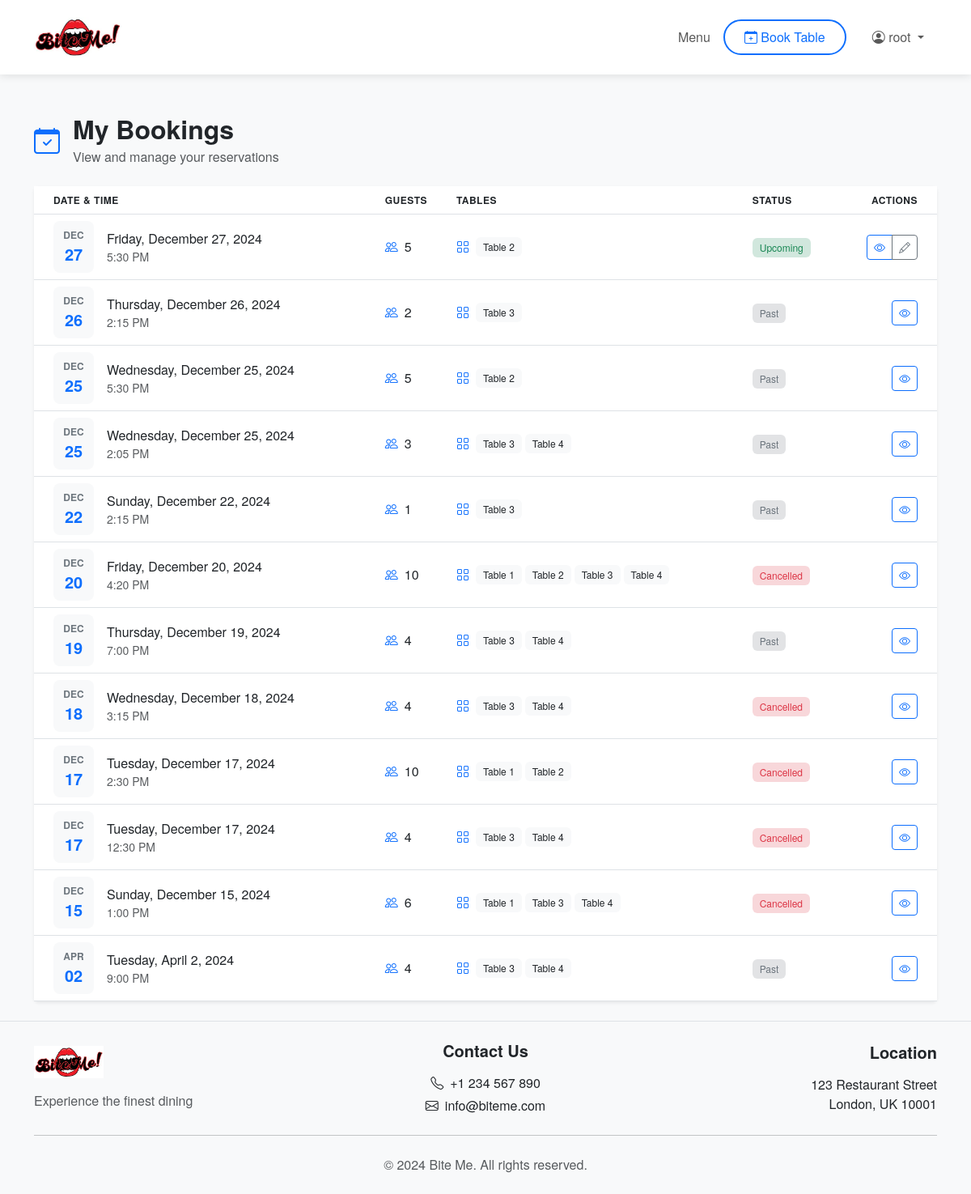
The app's page /my-bookings/ (signed in), older data.
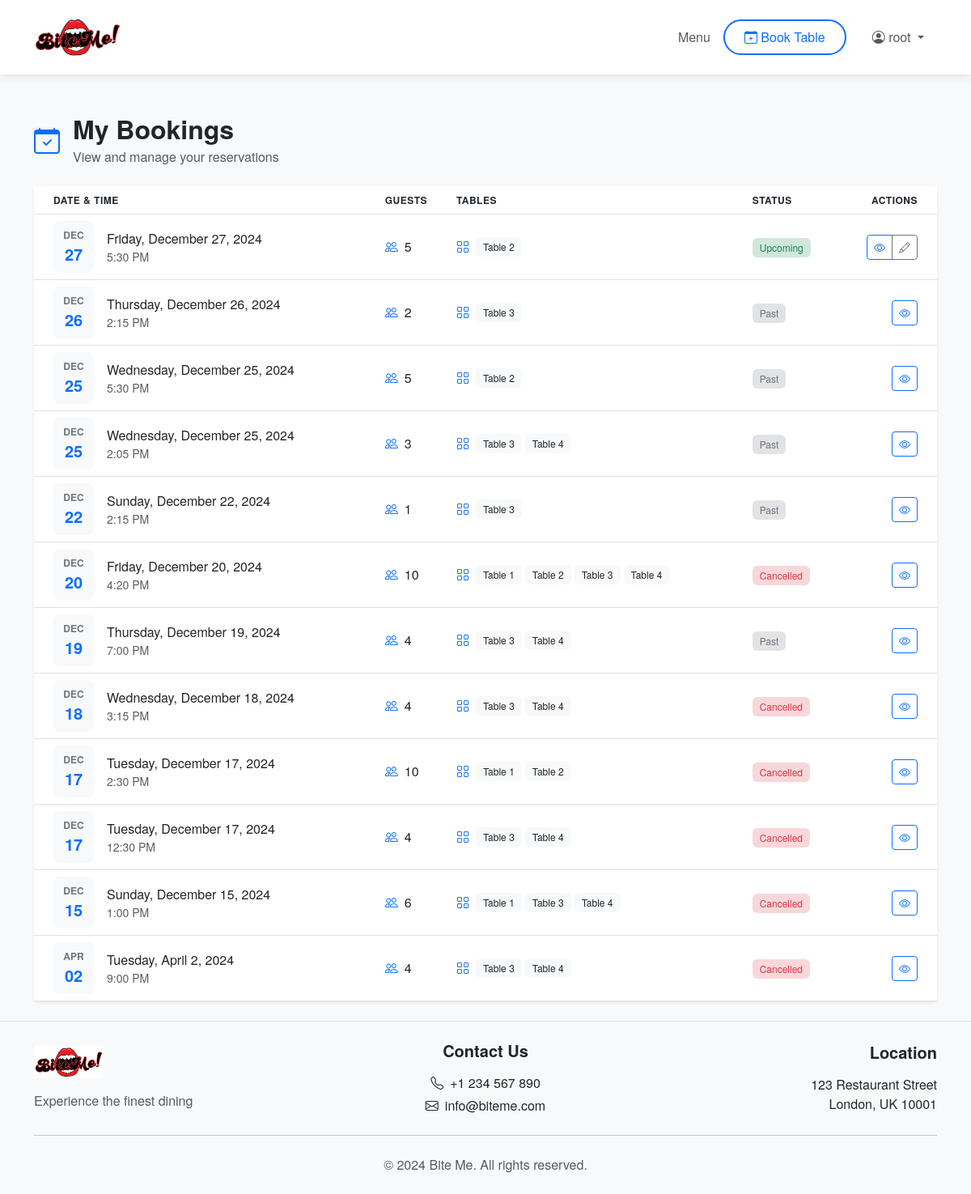
The same page, newer data.
### booking/models.py (models this page shows, shortened)
class Reservation(models.Model):
    user = models.ForeignKey(User, on_delete=models.CASCADE, related_name='reservations')
    date = models.DateField()
    time = models.TimeField()
    guests = models.IntegerField()
    tables = models.ManyToManyField(Table, related_name='reservations', blank=True)
    created_at = models.DateTimeField(default=timezone.now)
    canceled = models.BooleanField(default=False)

class Table(models.Model):
    number = models.CharField(max_length=10)
    capacity = models.IntegerField()
    class Meta:
        ordering = ['number']

### booking/views.py (the view)
# urls.py: path('my-bookings/', my_bookings_view, name='my_bookings'),
@login_required
def my_bookings_view(request):
    reservations = request.user.reservations.all().order_by('-date', '-time')
    context = {
        'reservations': reservations,
        'today': datetime.now().date()
    }
    return render(request, 'booking/bookings_list.html', context)

### booking/templates/booking/bookings_list.html (shortened to what this page needs)
{% extends 'booking/base.html' %}
{% load static %}
{% block content %}
<div class="container py-4">
    <div class="row mb-4">
        <div class="col-12">
            <div class="d-flex align-items-center">
                <i class="bi bi-calendar-check fs-2 text-primary me-3"></i>
                <div>
                    <h2 class="mb-1">My Bookings</h2>
                    <p class="text-muted mb-0">View and manage your reservations</p>
                </div>
            </div>
        </div>
    </div>
    <div class="card border-0 shadow-sm">
        <div class="table-responsive">
            <table class="table table-hover align-middle mb-0">
                <thead class="bg-light">
                    <tr>
                        <th class="ps-4">Date & Time</th>
                        <th>Guests</th>
                        <th>Tables</th>
                        <th>Status</th>
                        <th class="text-end pe-4">Actions</th>
                    </tr>
                </thead>
                <tbody>
                    {% for reservation in reservations %}
                        <tr>
                            <td class="ps-4">
                                <div class="d-flex align-items-center">
                                    <div class="date-badge me-3">
                                        <div class="month">{{ reservation.date|date:"M" }}</div>
                                        <div class="day">{{ reservation.date|date:"d" }}</div>
                                    </div>
                                    <div>
                                        <div class="fw-medium">{{ reservation.date|date:"l, F j, Y" }}</div>
                                        <div class="small text-muted">{{ reservation.time|time:"g:i A" }}</div>
                                    </div>
                                </div>
                            </td>
                            <td>
                                <div class="d-flex align-items-center">
                                    <i class="bi bi-people text-primary me-2"></i>
                                    {{ reservation.guests }}
                                </div>
                            </td>
                            <td>
                                <div class="d-flex align-items-center">
                                    <i class="bi bi-grid text-primary me-2"></i>
                                    {% for table in reservation.tables.all %}
                                        <span class="badge bg-light text-dark me-1">Table {{ table.number }}</span>
                                    {% empty %}
                                        <span class="text-muted">No tables assigned</span>
                                    {% endfor %}
                                </div>
                            </td>
                            <td>
                                {% if reservation.canceled %}
                                    <span class="badge bg-danger-subtle text-danger">Cancelled</span>
                                {% elif reservation.date < today %}
                                    <span class="badge bg-secondary-subtle text-secondary">Past</span>
                                {% else %}
                                    <span class="badge bg-success-subtle text-success">Upcoming</span>
                                {% endif %}
                            </td>
                            <td class="text-end pe-4">
                                <div class="btn-group">
                                    <a href="{% url 'booking_detail' reservation.pk %}"
                                       class="btn btn-sm btn-outline-primary">
                                        <i class="bi bi-eye"></i>
                                    </a>
                                    {% if not reservation.canceled and reservation.date >= today %}
                                        <a href="{% url 'modify_reservation' reservation.pk %}"
                                           class="btn btn-sm btn-outline-secondary">
                                            <i class="bi bi-pencil"></i>
                                        </a>
                                    {% endif %}
                                </div>
                            </td>
                        </tr>
                    {% endfor %}
                </tbody>
            </table>
        </div>
    </div>
</div>
{% endblock %}

### booking/templates/booking/base.html (shortened to what this page needs)
{% load static %}
<!DOCTYPE html>
<html lang="en">
<head>
    <link rel="stylesheet" href="https://cdn.jsdelivr.net/npm/bootstrap@5.3.0/dist/css/bootstrap.min.css">
    <link rel="stylesheet" href="{% static 'css/style.css' %}">
    <link rel="stylesheet" href="https://cdn.jsdelivr.net/npm/bootstrap-icons@1.11.3/font/bootstrap-icons.min.css">
</head>
<body class="d-flex flex-column min-vh-100">
    <header class="header-main">
        <nav class="navbar navbar-expand-lg navbar-light">
            <div class="container">
                <a class="navbar-brand" href="{% url 'index' %}">
                    <img src="{% static 'img/logo.webp' %}" alt="Bite Me Logo" height="50">
                </a>
                <div class="collapse navbar-collapse justify-content-end" id="navbarNav">
                    <ul class="navbar-nav align-items-center">
                        <li class="nav-item">
                            <a class="nav-link" href="{% url 'menu' %}">Menu</a>
                        </li>
                        {% if user.is_authenticated %}
                            <li class="nav-item">
                                <a class="nav-link book-table-btn" href="{% url 'book' %}">
                                    <i class="bi bi-calendar-plus"></i> Book Table
                                </a>
                            </li>
                            <li class="nav-item dropdown">
                                <a class="nav-link dropdown-toggle" href="#" id="navbarDropdown" role="button"
                                   data-bs-toggle="dropdown" aria-expanded="false">
                                    <i class="bi bi-person-circle"></i> {{ user.username }}
                                </a>
                            </li>
                        {% endif %}
                    </ul>
                </div>
            </div>
        </nav>
    </header>
    <main class="flex-grow-1">
        {% block content %}{% endblock %}
    </main>
    <footer class="footer mt-auto py-4 bg-light">
        <div class="container">
            <div class="row g-4 align-items-center">
                <div class="col-md-4 text-center text-md-start">
                    <img src="{% static 'img/logo.webp' %}" alt="Bite Me Logo" height="40" class="mb-3">
                    <p class="text-muted mb-0">Experience the finest dining</p>
                </div>
                <div class="col-md-4 text-center">
                    <h5 class="mb-3">Contact Us</h5>
                    <p class="mb-1"><i class="bi bi-telephone me-2"></i>+1 234 567 890</p>
                    <p class="mb-0"><i class="bi bi-envelope me-2"></i>info@biteme.com</p>
                </div>
                <div class="col-md-4 text-center text-md-end">
                    <h5 class="mb-3">Location</h5>
                    <p class="mb-0">123 Restaurant Street</p>
                    <p class="mb-0">London, UK 10001</p>
                </div>
            </div>
            <hr class="my-4">
            <div class="text-center">
                <p class="text-muted mb-0">&copy; {% now "Y" %} Bite Me. All rights reserved.</p>
            </div>
        </div>
    </footer>
</body>
</html>

### booking/static/css/style.css (style rules this page uses)
body { font-family: 'Helvetica Neue', Helvetica, Arial, sans-serif; background-color: #f8f9fa; }
h2, h3, h4, h5, h6 { font-weight: 600; }
.navbar-brand img { margin-right: 10px; }
.card { transition: transform 0.2s ease-in-out; }

### booking/templates/booking/bookings_list.html (style rules this page uses)
.date-badge { background: #f8f9fa; border-radius: 8px; padding: 0.5rem; width: 50px; text-align: center; }
.date-badge .month { font-size: 0.75rem; color: #6c757d; text-transform: uppercase; font-weight: 600; }
.date-badge .day { font-size: 1.25rem; font-weight: 700; color: #0d6efd; }
.table th { font-weight: 600; font-size: 0.75rem; text-transform: uppercase; letter-spacing: 0.5px; }
.badge { font-weight: 500; padding: 0.5em 0.75em; }
.btn-group .btn { padding: 0.25rem 0.5rem; }

### booking/templates/booking/base.html (style rules this page uses)
.header-main { background-color: #fff; box-shadow: 0 2px 10px rgba(0,0,0,0.1); position: relative; z-index: 1000; }
.navbar { padding-top: 1rem; padding-bottom: 1rem; }
.navbar-brand { font-weight: 700; }
.nav-link { font-weight: 500; padding: 0.5rem 1rem !important; transition: color 0.3s ease; }
.book-table-btn { color: #0d6efd !important; border: 2px solid #0d6efd; border-radius: 50px; padding: 0.5rem 1.5rem !important; margin-right: 1rem; transition: all 0.3s ease; }
.footer { background-color: #f8f9fa; border-top: 1px solid #dee2e6; }

Row changes from the older to the newer data that the page shows:
changed Reservation "Tuesday, April 2, 2024": canceled "Past" → "Cancelled"
